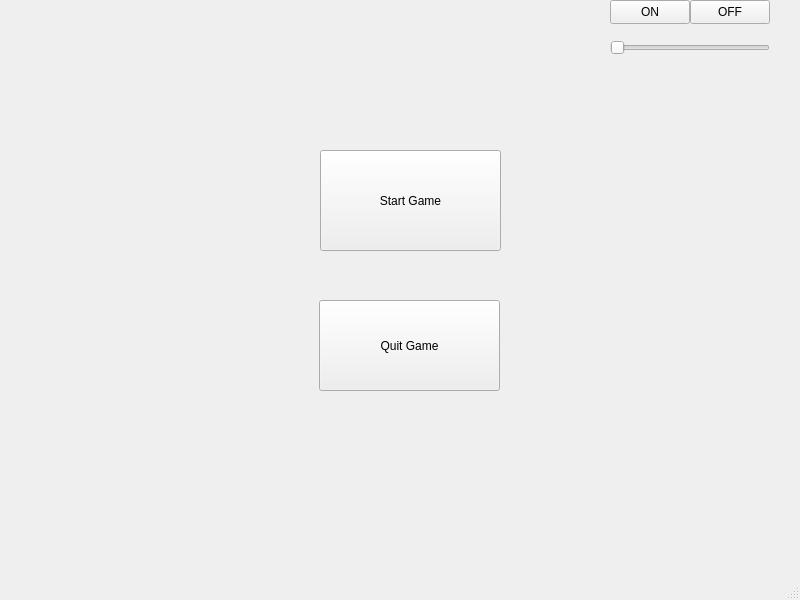
<?xml version="1.0" encoding="UTF-8"?>
<ui version="4.0">
 <class>MainWindow</class>
 <widget class="QMainWindow" name="MainWindow">
  <property name="geometry">
   <rect>
    <x>0</x>
    <y>0</y>
    <width>800</width>
    <height>600</height>
   </rect>
  </property>
  <property name="maximumSize">
   <size>
    <width>800</width>
    <height>600</height>
   </size>
  </property>
  <property name="windowTitle">
   <string>MainWindow</string>
  </property>
  <widget class="QWidget" name="centralwidget">
   <widget class="QPushButton" name="start_game_button">
    <property name="geometry">
     <rect>
      <x>320</x>
      <y>150</y>
      <width>181</width>
      <height>101</height>
     </rect>
    </property>
    <property name="text">
     <string>Start Game</string>
    </property>
   </widget>
   <widget class="QPushButton" name="quit_main_menu">
    <property name="geometry">
     <rect>
      <x>319</x>
      <y>300</y>
      <width>181</width>
      <height>91</height>
     </rect>
    </property>
    <property name="text">
     <string>Quit Game</string>
    </property>
   </widget>
   <widget class="QSlider" name="slide_audio">
    <property name="geometry">
     <rect>
      <x>610</x>
      <y>40</y>
      <width>160</width>
      <height>16</height>
     </rect>
    </property>
    <property name="orientation">
     <enum>Qt::Horizontal</enum>
    </property>
   </widget>
   <widget class="QPushButton" name="stop_audio">
    <property name="geometry">
     <rect>
      <x>690</x>
      <y>0</y>
      <width>80</width>
      <height>24</height>
     </rect>
    </property>
    <property name="text">
     <string>OFF</string>
    </property>
   </widget>
   <widget class="QPushButton" name="play_audio">
    <property name="geometry">
     <rect>
      <x>610</x>
      <y>0</y>
      <width>80</width>
      <height>24</height>
     </rect>
    </property>
    <property name="text">
     <string>ON</string>
    </property>
   </widget>
  </widget>
  <widget class="QMenuBar" name="menubar">
   <property name="geometry">
    <rect>
     <x>0</x>
     <y>0</y>
     <width>800</width>
     <height>20</height>
    </rect>
   </property>
  </widget>
  <widget class="QStatusBar" name="statusbar"/>
 </widget>
 <resources/>
 <connections/>
</ui>
